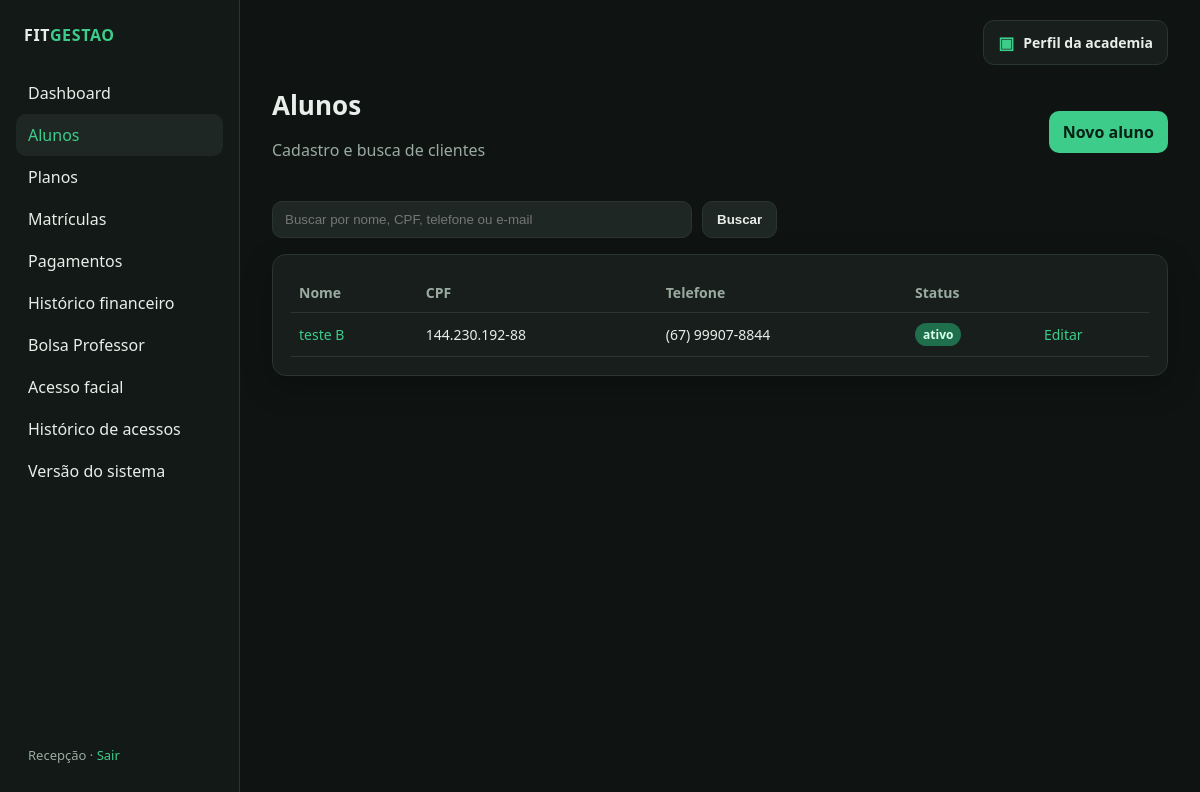
Screenshot of /alunos/ (signed in) with the database file from the repository.
### app/models.py (models this page shows)
class User(UserMixin, db.Model):
    id = db.Column(db.Integer, primary_key=True)
    username = db.Column(db.String(80), unique=True, nullable=False)
    name = db.Column(db.String(120), nullable=False)
    password_hash = db.Column(db.String(255), nullable=False)
    payments = db.relationship("Payment", backref="registered_by", lazy=True)

class Student(db.Model):
    id = db.Column(db.Integer, primary_key=True)
    name = db.Column(db.String(120), nullable=False)
    document = db.Column(db.String(20), unique=True, nullable=False)
    phone = db.Column(db.String(30), nullable=True)
    email = db.Column(db.String(120), nullable=True)
    birth_date = db.Column(db.Date, nullable=True)
    status = db.Column(db.String(20), nullable=False, default="ativo")
    is_instructor = db.Column(db.Boolean, nullable=False, default=False)
    controlid_user_id = db.Column(db.Integer, unique=True, nullable=True)
    face_registered = db.Column(db.Boolean, nullable=False, default=False)
    created_at = db.Column(db.DateTime, server_default=db.func.now())
    enrollments = db.relationship(
        "Enrollment", backref="student", lazy=True, order_by="Enrollment.start_date.desc()"
    )

### app/routes/students.py (the view, shortened to what this page needs)
@bp.route("/")
@login_required
def list_students():
    refresh_enrollment_statuses()
    q = (request.args.get("q") or "").strip()
    query = Student.query
    students = query.order_by(Student.name).all()
    return render_template("students/list.html", students=students, q=q)

### app/services.py (called while the page is built)
def refresh_enrollment_statuses():
    today = date.today()
    rows = Enrollment.query.filter(Enrollment.status != "cancelada").all()
    changed = False
    for enrollment in rows:
        new_status = "vencida" if enrollment.end_date < today else "ativa"
        if enrollment.status != new_status:
            enrollment.status = new_status
            changed = True
    if changed:
        db.session.commit()

### app/templates/students/list.html (shortened to what this page needs)
{% extends "base.html" %}
{% block content %}
<div class="topbar">
  <div>
    <h1>Alunos</h1>
    <p class="muted">Cadastro e busca de clientes</p>
  </div>
  <a class="btn" href="{{ url_for('students.create') }}">Novo aluno</a>
</div>
<form class="toolbar" method="get" style="margin-bottom:16px">
  <input type="search" name="q" value="{{ q }}" placeholder="Buscar por nome, CPF, telefone ou e-mail" style="max-width:420px">
  <button class="btn secondary" type="submit">Buscar</button>
</form>
<div class="card">
  {% if students %}
  <table>
    <thead>
      <tr><th>Nome</th><th>CPF</th><th>Telefone</th><th>Status</th><th></th></tr>
    </thead>
    <tbody>
      {% for s in students %}
      <tr>
        <td><a href="{{ url_for('students.detail', student_id=s.id) }}">{{ s.name }}</a></td>
        <td>{{ s.document }}</td>
        <td>{{ s.phone or '—' }}</td>
        <td><span class="badge {{ s.status }}">{{ s.status }}</span></td>
        <td><a href="{{ url_for('students.edit', student_id=s.id) }}">Editar</a></td>
      </tr>
      {% endfor %}
    </tbody>
  </table>
  {% else %}
    <p class="muted">Nenhum aluno encontrado.</p>
  {% endif %}
</div>
{% endblock %}

### app/templates/base.html (shortened to what this page needs)
<!doctype html>
<html lang="pt-BR">
<head>
  <link rel="stylesheet" href="{{ url_for('static', filename='css/style.css') }}">
</head>
<body>
<div class="layout">
  <aside class="sidebar">
    <p class="brand">FIT<span>GESTAO</span></p>
    <nav class="nav">
      <a href="{{ url_for('dashboard.index') }}" class="{{ 'active' if request.endpoint == 'dashboard.index' }}">Dashboard</a>
      <a href="{{ url_for('students.list_students') }}" class="{{ 'active' if request.endpoint and request.endpoint.startswith('students.') }}">Alunos</a>
      <a href="{{ url_for('plans.list_plans') }}" class="{{ 'active' if request.endpoint and request.endpoint.startswith('plans.') }}">Planos</a>
      <a href="{{ url_for('enrollments.list_enrollments') }}" class="{{ 'active' if request.endpoint and request.endpoint.startswith('enrollments.') }}">Matrículas</a>
      <a href="{{ url_for('payments.list_payments') }}" class="{{ 'active' if request.endpoint and request.endpoint.startswith('payments.') }}">Pagamentos</a>
      <a href="{{ url_for('payments.history') }}" class="{{ 'active' if request.endpoint == 'payments.history' }}">Histórico financeiro</a>
      <a href="{{ url_for('scholarships.index') }}" class="{{ 'active' if request.endpoint and request.endpoint.startswith('scholarships.') }}">Bolsa Professor</a>
      <a href="{{ url_for('facial_access.index') }}" class="{{ 'active' if request.endpoint == 'facial_access.index' }}">Acesso facial</a>
      <a href="{{ url_for('facial_access.history') }}" class="{{ 'active' if request.endpoint == 'facial_access.history' }}">Histórico de acessos</a>
      <a href="{{ url_for('system.version') }}" class="{{ 'active' if request.endpoint == 'system.version' }}">Versão do sistema</a>
    </nav>
    <div class="user">
      {{ current_user.name }} · <a href="{{ url_for('auth.logout') }}">Sair</a>
    </div>
  </aside>
  <main class="main">
    <div class="main-top-actions">
      <a class="academy-profile-link {{ 'active' if request.endpoint and request.endpoint.startswith('academy.') }}"
         href="{{ url_for('academy.profile') }}">
        <span class="academy-profile-icon">▣</span>
        <span>Perfil da academia</span>
      </a>
    </div>
    {% block content %}{% endblock %}
  </main>
</div>
</body>
</html>

### app/static/css/style.css (style rules this page uses)
:root { --bg: #0f1412; --panel: #171e1b; --panel-2: #1e2723; --line: #2a3530; --text: #e8eee9; --muted: #9aaba1; --accent: #3dcc8a; --accent-dim: #1f6f4d; --danger: #e05a5a; --warn: #e0b45a; --info: #5aa8e0; --radius: 14px; --shadow: 0 10px 30px rgba(0, 0, 0, 0.28); font-family: "Segoe UI", system-ui, sans-serif; }
* { box-sizing: border-box; }
html, body { margin: 0; min-height: 100%; background: var(--bg); color: var(--text); }
a { color: var(--accent); text-decoration: none; }
.layout { display: grid; grid-template-columns: 240px 1fr; min-height: 100vh; }
.sidebar { background: #121916; border-right: 1px solid var(--line); padding: 24px 16px; display: flex; flex-direction: column; gap: 8px; }
.brand { font-weight: 700; letter-spacing: 0.04em; margin: 0 8px 18px; }
.brand span { color: var(--accent); }
.nav a { display: block; color: var(--text); padding: 10px 12px; border-radius: 10px; text-decoration: none; }
.nav a:hover, .nav a.active { background: var(--panel-2); color: var(--accent); }
.sidebar .user { margin-top: auto; color: var(--muted); font-size: 13px; padding: 12px; }
.main { padding: 28px 32px 48px; }
.topbar { display: flex; justify-content: space-between; align-items: center; gap: 16px; margin-bottom: 24px; }
h1 { margin: 0; font-size: 26px; }
.muted { color: var(--muted); }
.card { background: var(--panel); border: 1px solid var(--line); border-radius: var(--radius); padding: 18px; box-shadow: var(--shadow); }
.toolbar { display: flex; gap: 10px; flex-wrap: wrap; align-items: center; }
input, select, textarea { background: var(--panel-2); border: 1px solid var(--line); color: var(--text); border-radius: 10px; padding: 10px 12px; width: 100%; }
.btn { display: inline-flex; align-items: center; justify-content: center; background: var(--accent); color: #062015; font-weight: 700; border: 0; border-radius: 10px; padding: 10px 14px; cursor: pointer; text-decoration: none; }
.btn.secondary { background: var(--panel-2); color: var(--text); border: 1px solid var(--line); }
table { width: 100%; border-collapse: collapse; }
th, td { text-align: left; padding: 10px 8px; border-bottom: 1px solid var(--line); font-size: 14px; }
th { color: var(--muted); font-weight: 600; }
.badge { display: inline-block; padding: 3px 8px; border-radius: 999px; font-size: 12px; font-weight: 700; }
.badge.ativa, .badge.pago, .badge.ativo { background: #1f6f4d; color: #d8ffe9; }
.main-top-actions { display: flex; justify-content: flex-end; margin: -8px 0 22px; }
.academy-profile-link { display: inline-flex; align-items: center; gap: 9px; padding: 10px 14px; border: 1px solid var(--line); border-radius: 11px; background: var(--panel); color: var(--text); font-size: 14px; font-weight: 600; text-decoration: none; }
.academy-profile-icon { color: var(--accent); font-size: 17px; }

### rows the page displays
User: name "Recepção"
Student: name "teste B", document "144.230.192-88", phone "(67) 99907-8844", status "ativo"
